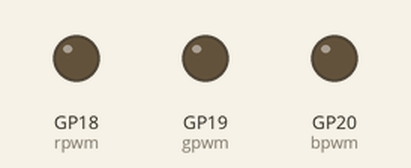
Simulated run of this program. Board: Raspberry Pi Pico running MicroPython. On the bench: output pins drawn as LEDs (lit = HIGH). At 8.2 s the program stops and its outputs stay as they are.

Above: at 0.15 s.
At 1.95 s:
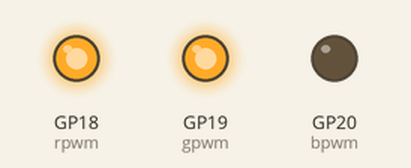
At 4.07 s:
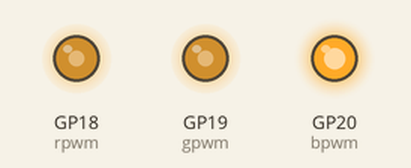
At 5.59 s:
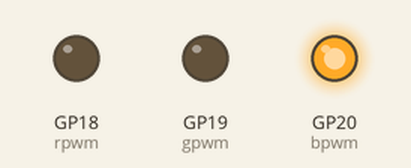
At 6.19 s:
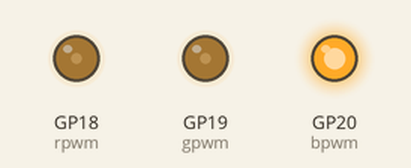
At 8.2 s:
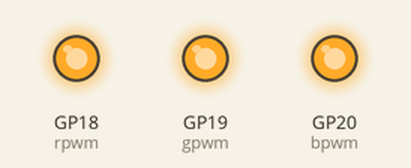
Timing chart, 0 to 9.7 s (numbered marks = the images above):
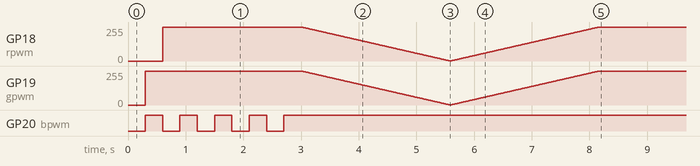

Measured:
- by itself, GP20 (bpwm): alternates HIGH for 0.30 s and LOW for 0.30 s, 9 changes in all, then stays HIGH

The program:

led_blinky.py
```python
# Tiny 2040 RBG LED control
# Tony Goodhew 11th March 2021

import utime
from machine import Pin, PWM

#Setup RGB LED
# Construct PWM objects with RGB LED
rpwm = PWM(Pin(18)) # RED
gpwm = PWM(Pin(19)) # GREEN
bpwm = PWM(Pin(20)) # BLUE
# Set the PWM frequency.
rpwm.freq(1000)
gpwm.freq(1000)
bpwm.freq(1000)
# Turn off
rduty = 65535
gduty = 65535
bduty = 65535
rpwm.duty_u16(rduty)
gpwm.duty_u16(gduty)
bpwm.duty_u16(bduty)

def LED(r,g,b):
    rduty = int(65535 -(65535 * r/255))
    gduty = int(65535 -(65535 * g/255))
    bduty = int(65535 -(65535 * b/255))
#    print(rduty)
#    print(gduty)
#    print(bduty)
    rpwm.duty_u16(rduty)
    gpwm.duty_u16(gduty)
    bpwm.duty_u16(bduty)

LED(255,255,255)
utime.sleep(0.3)
LED(255,0,0)
utime.sleep(0.3)
# Blink
for i in range(4):
    LED(0,0,255)
    utime.sleep(0.3)
    LED(0,0,0)
    utime.sleep(0.3)
# Fade UP
for i in range(255):
    LED(i,i,0)
    utime.sleep(0.01)
# Fade DOWN
for ii in range(255,-1,-1):
    LED(ii,ii,0)
    utime.sleep(0.01)
```
